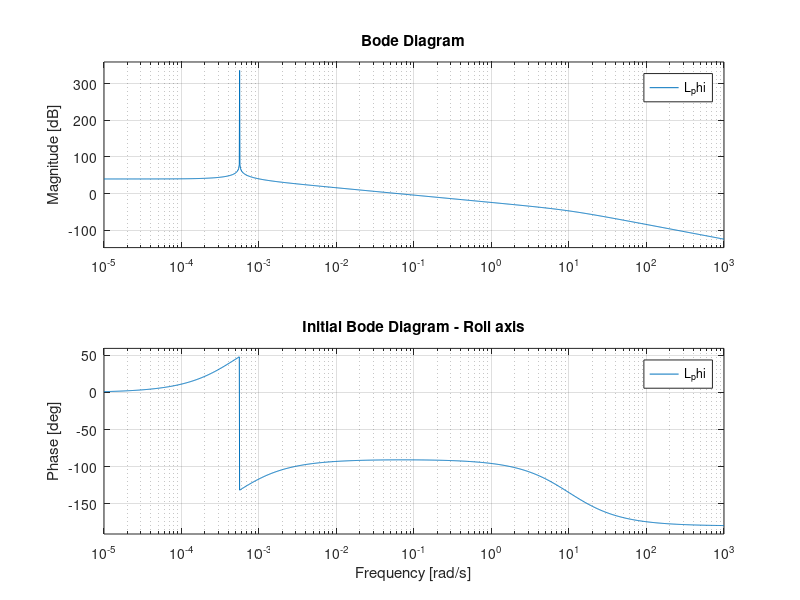
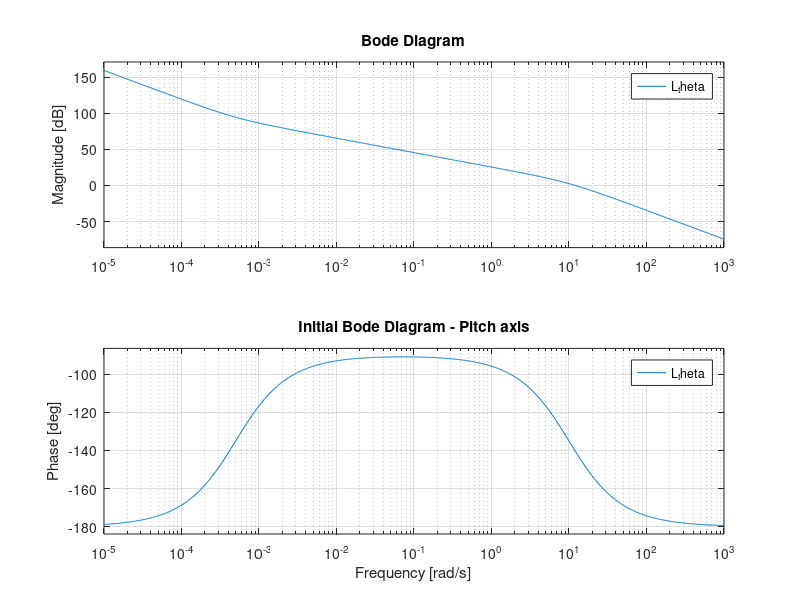
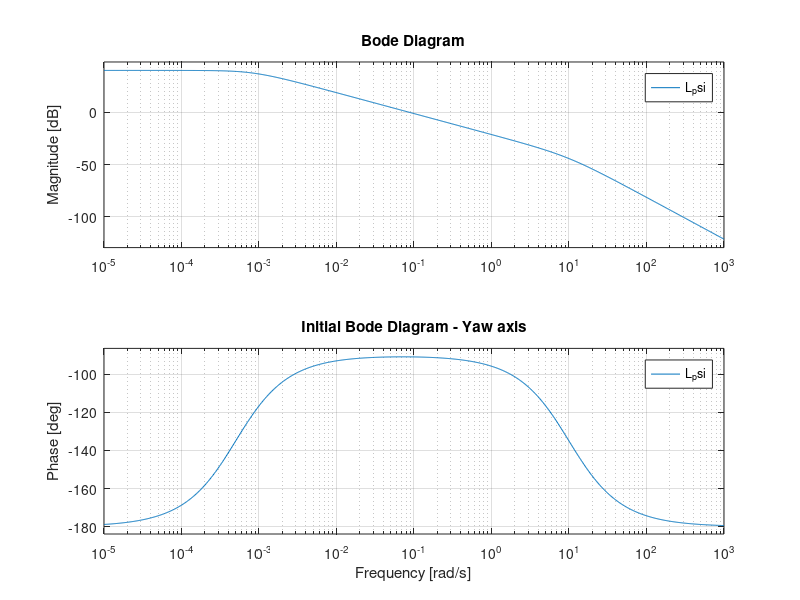
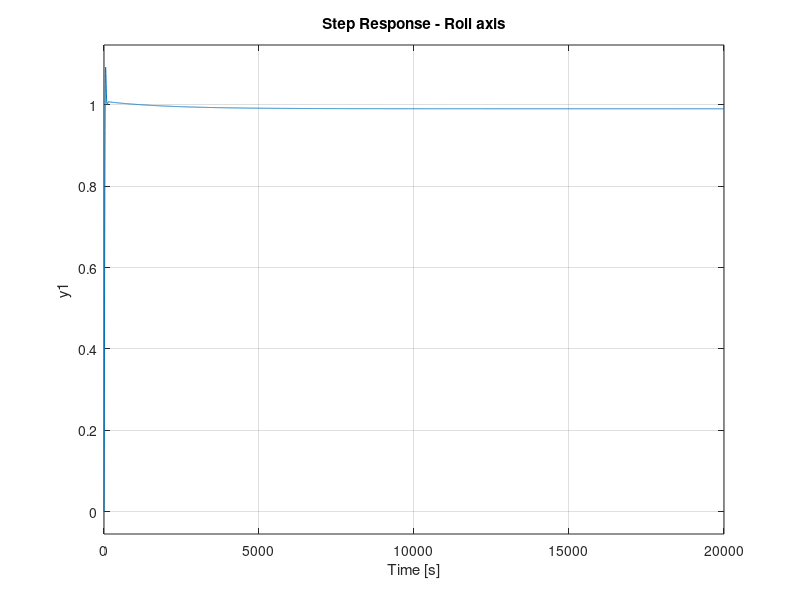

Write MATLAB code to recreate these figures, in order. (Note: this script raises an error after producing the figures.)
%% GROUP_01 DETAILS
%  Authors:
%  - Modena Andrea 2157605
%  - Comunello Marco 2193512
%  - De Guio Riccardo 2157243
%  - Borghesan Alice 2196728

clear; close all; clc;

%% Simulink Parameters
dt = 0.01;
tol = 1e-5;

%% Phase 0: Cubesat data and orbital parameters
% Cubesat nU
nX = 2;
nY = 3;
nZ = 4;

x = 0.1*nX;                     % [m]
y = 0.1*nY;                     % [m]
z = 0.1*nZ;                     % [m]
m = 0.7*(nX + nY + nZ);         % [kg]

Ix = m/12 * (z^2+y^2);          % [kg*m^2]
Iy = m/12 * (z^2+x^2);          % [kg*m^2]
Iz = m/12 * (x^2+y^2);          % [kg*m^2]

I=[Ix  0  0;
    0 Iy  0;
    0  0 Iz];   

% Orbital parameters

re = 6371;                      % [km]
r0 = re + 700;                  % [km]
mu = 398600;                    % [km^3/s^2]

T0 = 2*pi*sqrt(r0^3/mu);        % [s]

q_IC=[0; 0; 0; 1];

omega_OI = 2*pi/T0;             % [rad/s]
omegaBI_IC = [0;-omega_OI;0];

% Renaming omega_OI for convenience
omega0 = omega_OI;

% Calling s as tf object

s = tf('s');


%% 1) Rewrite the transfer functions as specified in Eq. 3

alpha_phi = 1/(omega0^2 * (Iz - Iy));
alpha_psi = 1/(omega0^2 * (Iy - Ix));

G_phi   = -alpha_phi * 1 / (1 - alpha_phi*Ix*s^2);
G_theta = 1 / (Iy * s^2);
G_psi   =  alpha_psi * 1 / (1 + alpha_psi*Iz*s^2);

%% 2) Translate the specifications (Eq. 7)
% _star => required quantity

k = 0;                              % [-]   system type (met by default)
e_rp_star = 1e-2;                   % [rad] steady state error
t_r_star = 60;                      % [s]   rise time
m_phi_star = 60;                    % [deg] minimum phase margin

w_A_G_star = log(10) / t_r_star;    % [rad/s] open loop tf crossover frequency

%% Calculate the static gains of the controllers K (Eq. 6)
K_phi_min = (1/alpha_phi) * (1/e_rp_star - 1);
K_psi_min = (1/alpha_psi) * (1/e_rp_star - 1);

% Initial iteration
K_phi = abs(K_phi_min);
K_theta = 1e-3;             % Suggested 0 < K << 1
K_psi = abs(K_psi_min);

%% 4) Verify the system stability requirements

if alpha_phi > 0 && K_phi < abs(1/alpha_phi)
    warning("K_phi < abs(1/alpha_phi)");
end
if alpha_phi < 0 && K_phi < 0
    warning("K_phi < 0");
end
if K_theta < 0
    warning("K_theta < 0");
end
if alpha_psi > 0 && K_psi < 0
    warning("K_phi < 0");
end
if alpha_psi < 0 && K_psi < abs(1/alpha_phi)
    warning("K_phi < abs(1/alpha_phi)");
end


%% 5) Write the open-loop (C(s)G(s) and closed-loop (W(s)) transfer functions for the feedback system

T1_phi = 2000;     T2_phi_0 = 0.1;      T2_phi = T2_phi_0; 
T1_theta = 2000;   T2_theta_0 = 0.1;    T2_theta = T2_theta_0;
T1_psi = 2000;     T2_psi_0 = 0.1;      T2_psi = T2_psi_0;

% Controller (lead compensator) definitions
C_phi   = K_phi   * (1 + T1_phi*s)   / (1 + T2_phi*s);
C_theta = K_theta * (1 + T1_theta*s) / (1 + T2_theta*s);
C_psi   = K_psi   * (1 + T1_psi*s)   / (1 + T2_psi*s);

% Open loop transfer functions
L_phi   = C_phi   * G_phi;
L_theta = C_theta * G_theta; 
L_psi   = C_psi   * G_psi;

% Closed loop transfer function
W_phi   = feedback(L_phi, 1);
W_theta = feedback(L_theta, 1);
W_psi   = feedback(L_psi, 1);


%% 6) Trace the Bode diagrams of the open-loop transfer function using MATLAB bode() function
figure;
bode(L_phi, {1e-5,1e3}); grid on; title('Initial Bode Diagram - Roll axis');

figure;
bode(L_theta, {1e-5,1e3}); grid on; title('Initial Bode Diagram - Pitch axis');

figure;
bode(L_psi, {1e-5,1e3}); grid on; title('Initial Bode Diagram - Yaw axis');

%% 7) Adjust the controller parameters through trial and error using MATLAB's margin() function
disp('Starting optimization on T2_phi and T1_phi');
[~,Pm,~,~] = margin(L_phi);
% while T1_phi - T2_phi > 200
%     T1_phi = T1_phi - 10;
    while Pm > m_phi_star && T1_phi > T2_phi
        T2_phi = T2_phi + 0.1;
        C_phi   = K_phi   * (1 + T1_phi*s)   / (1 + T2_phi*s);
        L_phi   = C_phi   * G_phi;
        [~,Pm,~,~] = margin(L_phi);
        status = [T1_phi, T2_phi, Pm]
    end
%     T2_phi = T2_phi_0;
%     C_phi   = K_phi   * (1 + T1_phi*s)   / (1 + T2_phi*s);
%     L_phi   = C_phi   * G_phi;
%     [~,Pm,~,~] = margin(L_phi);
%     disp('Changing T1_phi...')
% end

%% 8) Verify the step response using MATLAB's step() function
W_phi   = feedback(L_phi, 1);
% W_theta = feedback(L_theta, 1);
% W_psi   = feedback(L_psi, 1);

figure;
step(W_phi); grid on; title('Step Response - Roll axis');
stepinfo(W_phi)

% figure;
% step(W_theta); grid on; title('Step Response - Pitch axis');
% stepinfo(W_theta)
% 
% figure;
% step(W_psi); grid on; title('Step Response - Yaw axis');
% stepinfo(W_psi)